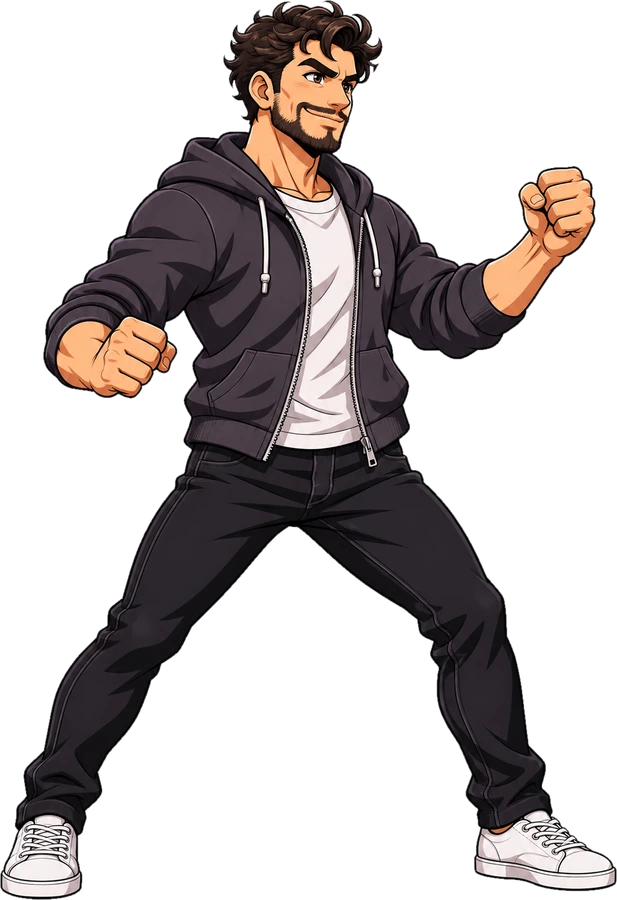
#> input picture assets/art/almighty.webp, 617 x 900 px
$ python -i genart.py   (imports and definitions only)
#> lines starting #> are read from the running program, lines starting #| are printed output that depends on the picture
#> further down, picture is the input picture: PIL image 617x900 RGBA; mean R, G, B, A 35.6, 30, 29.4, 94.9
"""Generate fighter key art with FLUX.1-schnell (public Hugging Face Space) and cut out the background.

Usage: python3 tools/genart.py [fighter_id ...] [--seed N]
Writes assets/art/<id>.webp (RGBA). Prompts describe fictional parody characters only.
"""
import json
import sys
import time
import urllib.request
from collections import deque
from io import BytesIO
from pathlib import Path

from PIL import Image, ImageFilter

SPACE = "https://black-forest-labs-flux-1-schnell.hf.space/gradio_api"
OUT = Path(__file__).resolve().parent.parent / "assets" / "art"

STYLE = (
    "full body character select art for a 90s arcade 2D fighting game, dynamic confident fighting stance, "
    "three-quarter view facing right, whole body visible from head to shoes, bold clean cartoon illustration, "
    "thick black ink outlines, cel shading, vibrant saturated colors, plain flat solid pure white background, "
    "single character, centered, no text, no watermark, no border"
)

FIGHTERS = {
    "karpathink": "a lean friendly man in his late 30s, short tousled brown hair, warm smile, dark navy crew-neck t-shirt, "
    "blue jeans, white sneakers, holding a stick of white chalk, chalk dust swirling with tiny math symbols",
    "codeaux": "a man with messy dark hair and a full dark beard, black hoodie with glowing green circuit trim, "
    "a sleek glowing green visor over his eyes, dark joggers, white sneakers, green code glyphs floating near his fists",
    "potetron": "a muscular fighter whose head is a cartoon brown potato with a small green sprout on top and black sunglasses, "
    "cheeky grin, black t-shirt, dark blue jeans, red sneakers",
    "wangle": "a young slim man with neat side-parted black hair, navy blue suit, white shirt, purple tie, black dress shoes, "
    "confident smirk, glowing green rectangular bounding boxes floating around him",
    "altmind": "a slim young man with short wavy brown hair and big earnest eyes, slate blue crew-neck sweater, khaki chinos, "
    "white sneakers, calm smile, a glowing purple energy orb hovering above one palm",
    "hwang": "a stocky older man with swept-back silver-gray hair and a wide grin, black leather jacket over a black t-shirt, "
    "black jeans, black shoes, holding a glowing green computer graphics card",
    "zuckerbot": "a muscular man with short curly brown hair, very pale skin, wide intense eyes, plain gray t-shirt, "
    "gold chain necklace, dark gray jeans, white sneakers, low grappling stance",
    "tusk": "a tall broad-shouldered man with short dark hair and a strong square jaw, smug grin, black t-shirt with a small white rocket emblem, "
    "dark gray jeans, black boots, small rocket flames at his feet",
}


# [14 lines left out: function call_flux, not called in this run]


def cut_background(im: Image.Image, tol: int = 34) -> Image.Image:
    """Flood-fill near-white from the borders to transparent, then feather the edge."""
#> called with tol = 34
    w, h = im.size
#> w = 617; h = 900
    px = im.load()
    bg = bytearray(w * h)
    q = deque()
    for x in range(w):
        q.append((x, 0)); q.append((x, h - 1))
    for y in range(h):
        q.append((0, y)); q.append((w - 1, y))

    def white(c):
        return c[0] > 255 - tol and c[1] > 255 - tol and c[2] > 255 - tol

    while q:
        x, y = q.popleft()
        i = y * w + x
        if bg[i] or not white(px[x, y]):
            continue
        bg[i] = 1
        if x > 0: q.append((x - 1, y))
        if x < w - 1: q.append((x + 1, y))
        if y > 0: q.append((x, y - 1))
        if y < h - 1: q.append((x, y + 1))
    alpha = Image.frombytes("L", (w, h), bytes(0 if b else 255 for b in bg))
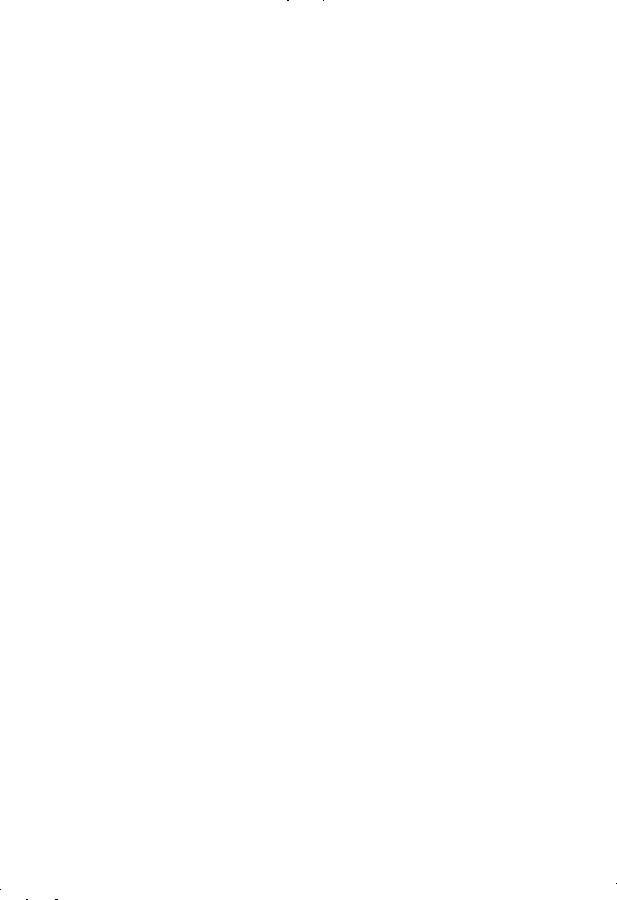
#> alpha: PIL image 617x900 L; 100% white; black in thin lines or dots
    alpha = alpha.filter(ImageFilter.MinFilter(3)).filter(ImageFilter.GaussianBlur(0.8))
    out = im.convert("RGBA")
    out.putalpha(alpha)
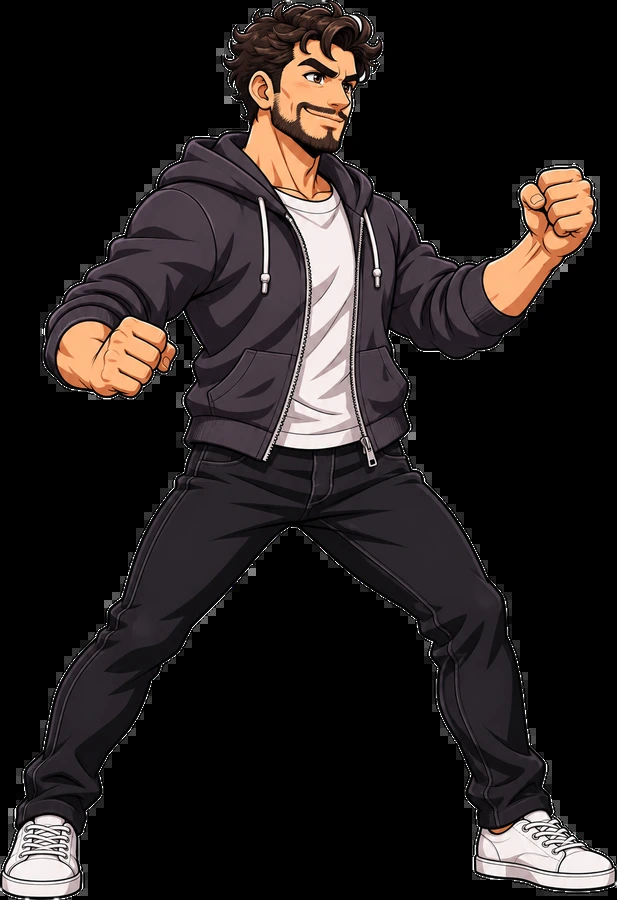
#> out: PIL image 617x900 RGBA; mean R, G, B, A 35.6, 30, 29.4, 255; transparent parts drawn white
    bbox = alpha.point(lambda v: 255 if v > 20 else 0).getbbox()
#> bbox = (0, 0, 617, 900)
    return out.crop(bbox) if bbox else out


# [19 lines left out: function face_crop, not called in this run]


KONTEXT = "https://black-forest-labs-flux-1-kontext-dev.hf.space/gradio_api"
POSES = {
    "punch": "throwing a powerful straight punch forward to the right with the front arm fully extended",
    "kick": "doing a high side kick to the right with the front leg fully extended",
    "hit": "recoiling backward from a hit, head snapped back, wincing in pain",
    "crouch": "crouching low in a fighting stance, knees deeply bent",
    "win": "victory pose, one fist raised high in celebration, big grin",
    "special": "unleashing a special energy attack forward with both hands, glowing effects",
}


# [46 lines left out: functions upload, call_kontext, gen_poses, not called in this run]


def write_manifest() -> None:
    files = sorted(p.name for p in OUT.glob("*.webp")) + sorted(p.name for p in OUT.glob("*_rig.json")) + sorted(p.name for p in OUT.glob("*_frames.json"))
    (OUT / "manifest.json").write_text(json.dumps(files))


# [31 lines left out: function main, not called in this run]


# [2 lines not run here, left out]

>>> from PIL import Image
>>> picture = Image.open('../assets/art/almighty.webp')
>>> result = cut_background(picture)

$ run again, on assets/art/altmind_f_special.webp
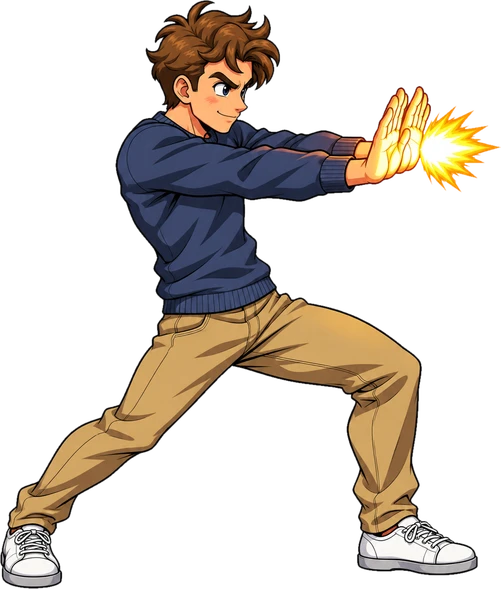
#> input picture assets/art/altmind_f_special.webp, 501 x 589 px
#> picture is the input picture: PIL image 501x589 RGBA; mean R, G, B, A 48, 39.7, 30.9, 81.7
#> in cut_background, `out.putalpha(alpha)`:
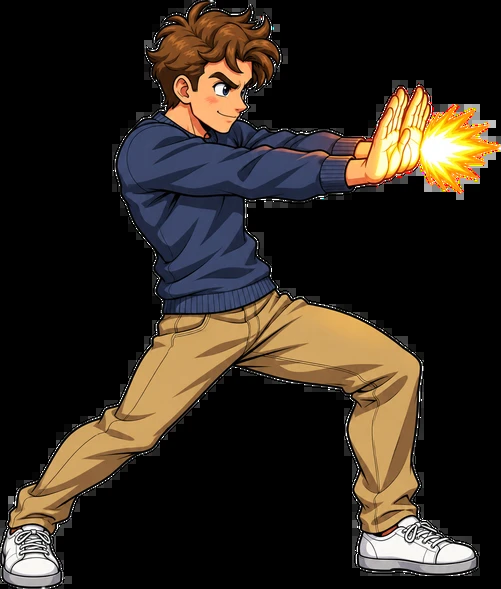
#> out: PIL image 501x589 RGBA; mean R, G, B, A 48, 39.7, 30.9, 255; transparent parts drawn white
#> bbox = (0, 0, 501, 589)

$ run again, on assets/art/altmind_f_super1.webp
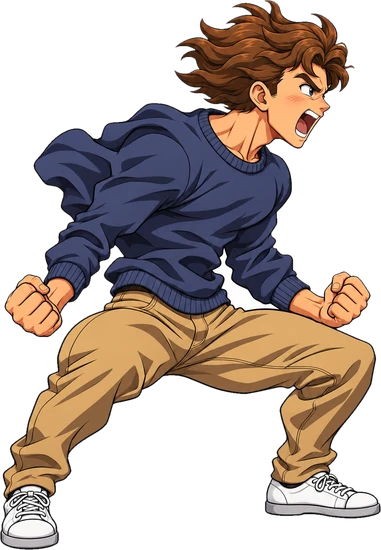
#> input picture assets/art/altmind_f_super1.webp, 381 x 550 px
#> picture is the input picture: PIL image 381x550 RGBA; mean R, G, B, A 67.3, 54.4, 47.2, 128.2
#> in cut_background, `out.putalpha(alpha)`:
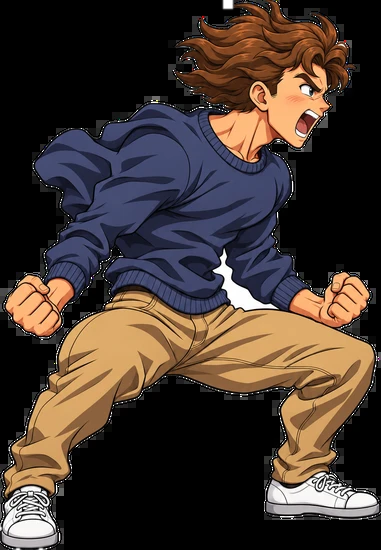
#> out: PIL image 381x550 RGBA; mean R, G, B, A 67.3, 54.4, 47.2, 254.9; transparent parts drawn white
#> bbox = (0, 0, 381, 550)
